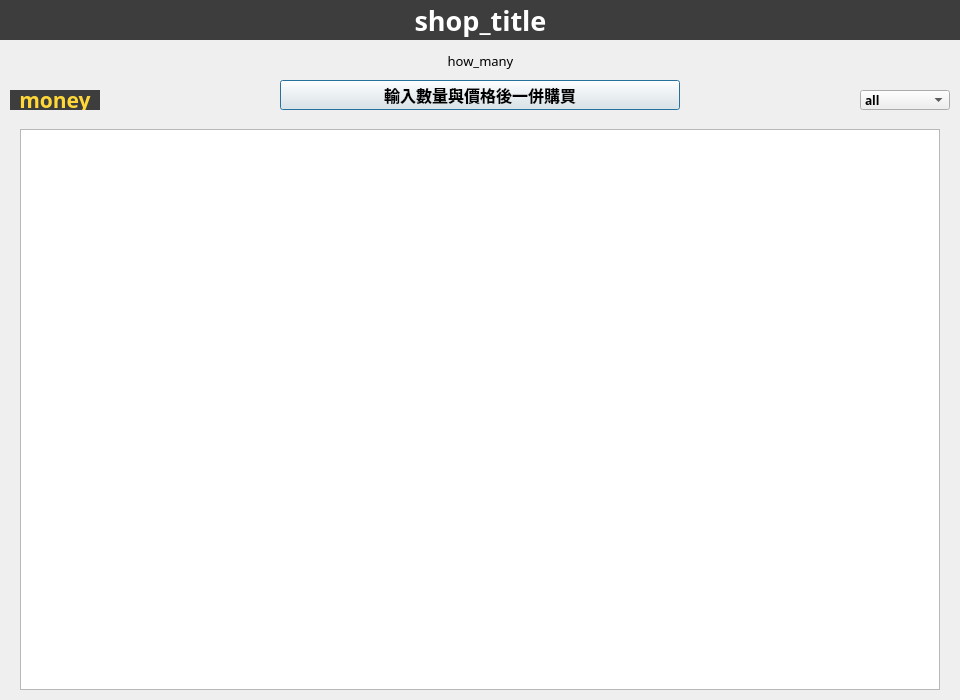
<?xml version="1.0" encoding="UTF-8"?>
<ui version="4.0">
 <class>Shop_list</class>
 <widget class="QDialog" name="Shop_list">
  <property name="geometry">
   <rect>
    <x>0</x>
    <y>0</y>
    <width>960</width>
    <height>700</height>
   </rect>
  </property>
  <property name="windowTitle">
   <string>Dialog</string>
  </property>
  <property name="styleSheet">
   <string notr="true"/>
  </property>
  <widget class="QPushButton" name="add">
   <property name="geometry">
    <rect>
     <x>280</x>
     <y>80</y>
     <width>400</width>
     <height>30</height>
    </rect>
   </property>
   <property name="font">
    <font>
     <family>微軟正黑體</family>
     <pointsize>12</pointsize>
     <weight>75</weight>
     <bold>true</bold>
    </font>
   </property>
   <property name="text">
    <string>輸入數量與價格後一併購買</string>
   </property>
  </widget>
  <widget class="QLabel" name="shop_title">
   <property name="geometry">
    <rect>
     <x>0</x>
     <y>0</y>
     <width>961</width>
     <height>40</height>
    </rect>
   </property>
   <property name="font">
    <font>
     <family>Agency FB</family>
     <pointsize>20</pointsize>
     <weight>75</weight>
     <bold>true</bold>
    </font>
   </property>
   <property name="styleSheet">
    <string notr="true">color: rgb(255, 255, 255);
background-color: rgb(61, 61, 61);</string>
   </property>
   <property name="text">
    <string>shop_title</string>
   </property>
   <property name="alignment">
    <set>Qt::AlignCenter</set>
   </property>
  </widget>
  <widget class="QLabel" name="how_many">
   <property name="geometry">
    <rect>
     <x>100</x>
     <y>50</y>
     <width>761</width>
     <height>21</height>
    </rect>
   </property>
   <property name="font">
    <font>
     <family>微軟正黑體</family>
     <pointsize>10</pointsize>
     <weight>50</weight>
     <bold>false</bold>
    </font>
   </property>
   <property name="text">
    <string>how_many</string>
   </property>
   <property name="alignment">
    <set>Qt::AlignCenter</set>
   </property>
  </widget>
  <widget class="QComboBox" name="sort_box">
   <property name="geometry">
    <rect>
     <x>860</x>
     <y>90</y>
     <width>90</width>
     <height>20</height>
    </rect>
   </property>
   <property name="font">
    <font>
     <family>Agency FB</family>
     <weight>75</weight>
     <bold>true</bold>
    </font>
   </property>
   <property name="layoutDirection">
    <enum>Qt::LeftToRight</enum>
   </property>
   <item>
    <property name="text">
     <string>all</string>
    </property>
   </item>
   <item>
    <property name="text">
     <string>monster</string>
    </property>
   </item>
   <item>
    <property name="text">
     <string>magic</string>
    </property>
   </item>
   <item>
    <property name="text">
     <string>trap</string>
    </property>
   </item>
   <item>
    <property name="text">
     <string>new</string>
    </property>
   </item>
   <item>
    <property name="text">
     <string>hot</string>
    </property>
   </item>
   <item>
    <property name="text">
     <string>cut</string>
    </property>
   </item>
  </widget>
  <widget class="QGraphicsView" name="graphicsView">
   <property name="geometry">
    <rect>
     <x>20</x>
     <y>129</y>
     <width>920</width>
     <height>561</height>
    </rect>
   </property>
  </widget>
  <widget class="QWidget" name="gridLayoutWidget_5">
   <property name="geometry">
    <rect>
     <x>30</x>
     <y>140</y>
     <width>901</width>
     <height>541</height>
    </rect>
   </property>
   <layout class="QGridLayout" name="gridLayout"/>
  </widget>
  <widget class="QLabel" name="money">
   <property name="geometry">
    <rect>
     <x>10</x>
     <y>90</y>
     <width>90</width>
     <height>20</height>
    </rect>
   </property>
   <property name="font">
    <font>
     <family>Agency FB</family>
     <pointsize>16</pointsize>
     <weight>75</weight>
     <bold>true</bold>
    </font>
   </property>
   <property name="styleSheet">
    <string notr="true">color: rgb(255, 215, 56);
background-color: rgb(61, 61, 61);</string>
   </property>
   <property name="text">
    <string>money</string>
   </property>
   <property name="alignment">
    <set>Qt::AlignCenter</set>
   </property>
  </widget>
 </widget>
 <resources/>
 <connections/>
</ui>
